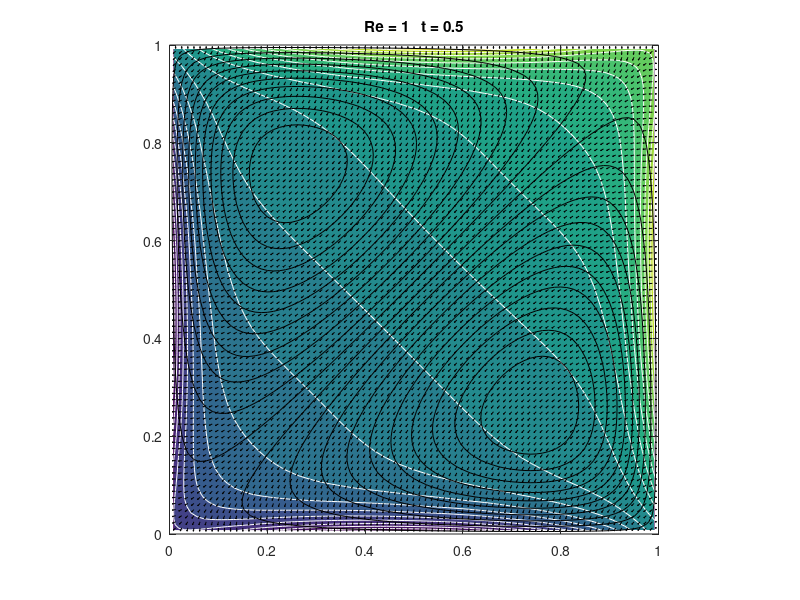

Recreate this plot in MATLAB.
function [U,V,f1,f2]=projection_force(nx, ny)
%MIT18086_NAVIERSTOKES
%    Solves the incompressible Navier-Stokes equations in a
%    rectangular domain with prescribed velocities along the
%    boundary. The solution method is finite differencing on
%    a staggered grid with implicit diffusion and a Chorin
%    projection method for the pressure.
%    Visualization is done by a colormap-isoline plot for
%    pressure and normalized quiver and streamline plot for
%    the velocity field.
%    The standard setup solves a lid driven cavity problem.

% 07/2007 by Benjamin Seibold
%            http://www-math.mit.edu/~seibold/
% Feel free to modify for teaching and learning.
%-----------------------------------------------------------------------
Re = 1;     % Reynolds number
dt = 1.25e-3;    % time step
tf = 0.5e-0;    % final time
lx = 1;       % width of box
ly = 1;       % height of box
if nargin < 1
nx = 80;      % number of x-gridpoints
end
if nargin < 1
ny = 80;      % number of y-gridpoints
end
nsteps = 10;  % number of steps with graphic output
%-----------------------------------------------------------------------
nt = ceil(tf/dt); dt = tf/nt;
x = linspace(0,lx,nx+1); hx = lx/nx;
y = linspace(0,ly,ny+1); hy = ly/ny;
[X,Y] = meshgrid(y,x);
xx = avg(avg(avg(X))')';
yy = avg(avg(avg(Y'))');
xxx = yy;
yyy = xx;
%-----------------------------------------------------------------------
% initial conditions
U = zeros(nx-1,ny); V = zeros(nx,ny-1);
% boundary conditions
uN = x*0;    vN = avg(x)*0;
uS = x*0;      vS = avg(x)*0;
uW = avg(y)*0; vW = y*0;
uE = avg(y)*0; vE = y*0;
%-----------------------------------------------------------------------
Ubc = dt/Re*([2*uS(2:end-1)' zeros(nx-1,ny-2) 2*uN(2:end-1)']/hx^2+...
      [uW;zeros(nx-3,ny);uE]/hy^2);
Vbc = dt/Re*([vS' zeros(nx,ny-3) vN']/hx^2+...
      [2*vW(2:end-1);zeros(nx-2,ny-1);2*vE(2:end-1)]/hy^2);

fprintf('initialization')
Lp = kron(speye(ny),K1(nx,hx,1))+kron(K1(ny,hy,1),speye(nx));
Lp(1,1) = 3/2*Lp(1,1);
perp = symamd(Lp); Rp = chol(Lp(perp,perp)); Rpt = Rp';
Lu = speye((nx-1)*ny)+dt/Re*(kron(speye(ny),K1(nx-1,hx,2))+...
     kron(K1(ny,hy,3),speye(nx-1)));
peru = symamd(Lu); Ru = chol(Lu(peru,peru)); Rut = Ru';
Lv = speye(nx*(ny-1))+dt/Re*(kron(speye(ny-1),K1(nx,hx,3))+...
     kron(K1(ny-1,hy,2),speye(nx)));
perv = symamd(Lv); Rv = chol(Lv(perv,perv)); Rvt = Rv';
Lq = kron(speye(ny-1),K1(nx-1,hx,2))+kron(K1(ny-1,hy,2),speye(nx-1));
perq = symamd(Lq); Rq = chol(Lq(perq,perq)); Rqt = Rq';

fprintf(', time loop\n--20%%--40%%--60%%--80%%-100%%\n')
for k = 1:nt
   % J boundary conditions:
   t = k*dt;
   uN = x*0;      vN = (avg(x).^2-avg(x))*t;
   uS = x*0;      vS = (avg(x).^2-avg(x))*t;
   uW = (avg(y).^2-avg(y))*t; vW = y*0;
   uE = (avg(y).^2-avg(y))*t; vE = y*0;
   % treat nonlinear terms
   gamma = min(1.2*dt*max(max(max(abs(U)))/hx,max(max(abs(V)))/hy),1);
   Ue = [uW;U;uE]; Ue = [2*uS'-Ue(:,1) Ue 2*uN'-Ue(:,end)];
   Ve = [vS' V vN']; Ve = [2*vW-Ve(1,:);Ve;2*vE-Ve(end,:)];
   Ua = avg(Ue')'; Ud = diff(Ue')'/2;
   Va = avg(Ve);   Vd = diff(Ve)/2;
   UVx = diff(Ua.*Va-gamma*abs(Ua).*Vd)/hx;
   UVy = diff((Ua.*Va-gamma*Ud.*abs(Va))')'/hy;
   Ua = avg(Ue(:,2:end-1));   Ud = diff(Ue(:,2:end-1))/2;
   Va = avg(Ve(2:end-1,:)')'; Vd = diff(Ve(2:end-1,:)')'/2;
   U2x = diff(Ua.^2-gamma*abs(Ua).*Ud)/hx;
   V2y = diff((Va.^2-gamma*abs(Va).*Vd)')'/hy;
   U = U-dt*(UVy(2:end-1,:)+U2x);
   V = V-dt*(UVx(:,2:end-1)+V2y);

   %J force definition:
   %f1 = (yyy.^2-yyy)+(xx.^2-xx).*(2*yyy-1)*(t^2)-2*t;
   %f2 = (xxx.^2-xxx)+(yy.^2-yy).*(2*xxx-1)*(t^2)-2*t;
   f1 = 0;
   f2 = 0;
   % implicit viscosity
   rhs = reshape(U+Ubc+dt*f1,[],1);
   u(peru) = Ru\(Rut\rhs(peru));
   U = reshape(u,nx-1,ny);
   rhs = reshape(V+Vbc+dt*f2,[],1);
   v(perv) = Rv\(Rvt\rhs(perv));
   V = reshape(v,nx,ny-1);
   
   % pressure correction
   rhs = reshape(diff([uW;U;uE])/hx+diff([vS' V vN']')'/hy,[],1);
   p(perp) = -Rp\(Rpt\rhs(perp));
   P = reshape(p,nx,ny);
   U = U-diff(P)/hx;
   V = V-diff(P')'/hy;
   
   
   % visualization
   if floor(25*k/nt)>floor(25*(k-1)/nt), fprintf('.'), end
   if k==1|floor(nsteps*k/nt)>floor(nsteps*(k-1)/nt)
      % stream function
      rhs = reshape(diff(U')'/hy-diff(V)/hx,[],1);
      q(perq) = Rq\(Rqt\rhs(perq));
      Q = zeros(nx+1,ny+1);
      Q(2:end-1,2:end-1) = reshape(q,nx-1,ny-1);
      clf, contourf(avg(x),avg(y),P',20,'w-'), hold on
      contour(x,y,Q',20,'k-');
      Ue = [uS' avg([uW;U;uE]')' uN'];
      Ve = [vW;avg([vS' V vN']);vE];
      Len = sqrt(Ue.^2+Ve.^2+eps);
      quiver(x,y,(Ue./Len)',(Ve./Len)',.4,'k-')
      hold off, axis equal, axis([0 lx 0 ly])
      p = sort(p); caxis(p([8 end-7]))
      title(sprintf('Re = %0.1g   t = %0.2g',Re,k*dt))
      drawnow
      uu =  Ue';
      vv = Ve';
   end
end
fprintf('\n')

%=======================================================================

function B = avg(A,k)
if nargin<2, k = 1; end
if size(A,1)==1, A = A'; end
if k<2, B = (A(2:end,:)+A(1:end-1,:))/2; else, B = avg(A,k-1); end
if size(A,2)==1, B = B'; end

function A = K1(n,h,a11)
% a11: Neumann=1, Dirichlet=2, Dirichlet mid=3;
A = spdiags([-1 a11 0;ones(n-2,1)*[-1 2 -1];0 a11 -1],-1:1,n,n)'/h^2;
